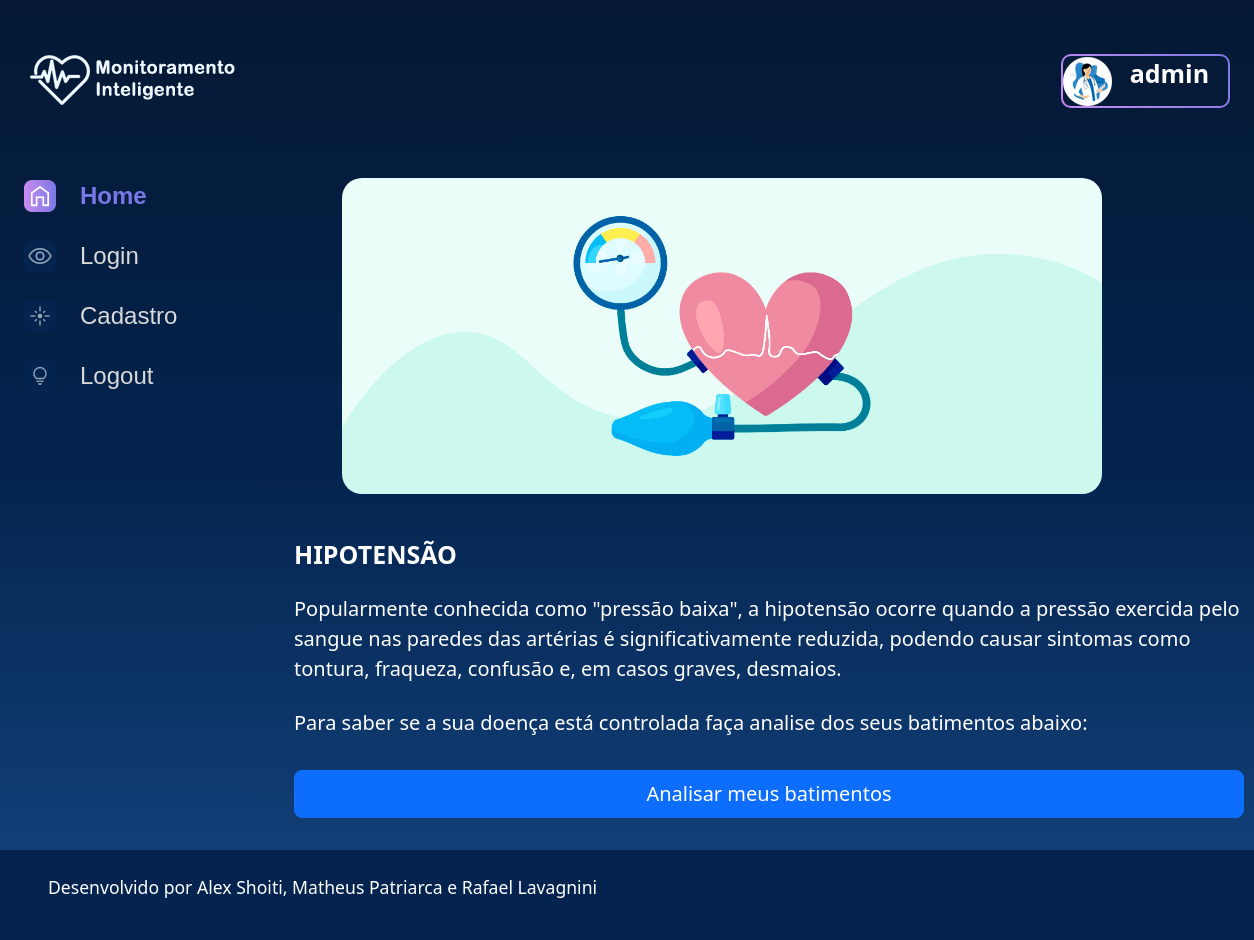
The app's page /imagem/3 (signed in) with its own data.
### monitoramento/models.py (models this page shows, shortened)
class Fotografia(models.Model):
    OPCOES_CATEGORIA = [
        ("HIPERTENSÃO","Hipertensão"),
        ("HIPOTENSÃO","Hipotensão"),
        ("BRADICARDIA","Bradicardia"),
        ("TAQUICARDIA","Taquicardia"),
    ]
    nome = models.CharField(max_length=100, null=False, blank=False)
    legenda = models.CharField(max_length=150, null=False, blank=False)
    categoria = models.CharField(max_length=100, choices=OPCOES_CATEGORIA, default='')
    descricao = models.TextField(null=False, blank=False)
    foto = models.ImageField(upload_to="fotos/", blank=True)
    publicada = models.BooleanField(default=False)
    usuario = models.ForeignKey(
        to=User,
        on_delete=models.SET_NULL,
        null=True,
        blank=False,
        related_name='user'
    )

### monitoramento/views.py (the view)
# urls.py: path('imagem/<int:foto_id>', imagem, name='imagem'),
def imagem(request, foto_id):
    if not request.user.is_authenticated:
        messages.error(request, 'Usuário não logado')
        return redirect('login')
    fotografia = get_object_or_404(Fotografia, pk=foto_id)
    perfil = Perfil.objects.filter(user=request.user).first()
    if perfil and fotografia.categoria == perfil.categoria:
        fotografia.usuario = request.user
        fotografia.save()
    return render(request, 'monitoramento/imagem.html', {"fotografia": fotografia})

### templates/monitoramento/imagem.html (shortened to what this page needs)
{% load static %}
<!DOCTYPE html>
<html lang="pt-br">
<head>
    <link rel="stylesheet" href="{% static '/styles/style.css' %}">
    <link href="https://cdn.jsdelivr.net/npm/bootstrap@5.2.2/dist/css/bootstrap.min.css" rel="stylesheet">
</head>
<body>
    <div class="pagina-inicial">
        <header class="cabecalho">
            <a href="{% url 'index' %}"><img src="{% static '/assets/logo/Logo(2).png' %}" /></a>
            <div class="cabecalho__busca">
                <div class="busca__fundo">
                    <a class="medico"><img src="{% static '/assets/imagens/monitoramento/medico6.png' %}"></a>
                    <p class="imagem__titulo">
                        <a href="{% url 'perfil_usuario' fotografia.usuario.username %}"> {{fotografia.usuario.username}} </a>
                    </p>
                </div>
            </div>
        </header>
        <main class="principal">
            <section class="menu-lateral">
                <nav class="menu-lateral__navegacao">
                    <a href="{% url 'index' %}"><img src="{% static '/assets/ícones/1x/Home - ativo.png' %}"> Home</a>
                    <a href="{% url 'login' %}"><img src="{% static '/assets/ícones/1x/Mais vistas - inativo.png' %}"> Login</a>
                    <a href="{% url 'cadastro' %}"><img src="{% static '/assets/ícones/1x/Novas - inativo.png' %}"> Cadastro</a>
                    <a href="{% url 'logout' %}"><img src="{% static '/assets/ícones/1x/Surpreenda-me - inativo.png' %}"> Logout</a>
                </nav>
            </section>
            <section class="conteudo">
                <section class="imagem">
                    <div class="imagem__conteudo">
                        {% if fotografia.foto == "" or fotografia.foto == null %}
                        <img class="imagem__imagem" src="{% static '/assets/imagens/monitoramento/not-found.png'%}">
                        {% else %}
                        <img class="imagem__imagem" src="{{fotografia.foto.url}}">
                        {% endif %}
                        <div class="imagem__info">
                            <div class="imagem__texto">
                                <p class="imagem__titulo">{{fotografia.nome}}</p>
                                <p class="imagem__texto">{{ fotografia.descricao }}</p>
                                <p class="imagem__texto">{{ fotografia.legenda }}</p>
                            </div>
                        </div>
                    </div>
                </section>
                <div class="d-grid gap-2">
                    <button id="executePredictionButton"  class="btn btn-primary btn-lg"> Analisar meus batimentos </button>
                </section>
        </main>
    </div>
    <footer class="rodape">
        <p class="rodape__texto">Desenvolvido por Alex Shoiti, Matheus Patriarca e Rafael Lavagnini</p>
    </footer>
</body>
</html>

### setup/static/styles/style.css (style rules this page uses)
html, body, div, span, applet, object, iframe, h1, h2, h3, h4, h5, h6, p, blockquote, pre, a, abbr, acronym, address, big, cite, code, del, dfn, em, img, ins, kbd, q, s, samp, small, strike, strong, sub, sup, tt, var, b, u, i, center, dl, dt, dd, ol, ul, li, fieldset, form, label, legend, table, caption, tbody, tfoot, thead, tr, th, td, article, aside, canvas, details, embed, figure, figcaption, footer, header, hgroup, menu, nav, output, ruby, section, summary, time, mark, audio, video { margin: 0; padding: 0; border: 0; font-size: 100%; font: inherit; vertical-align: baseline; }
article, aside, details, figcaption, figure, footer, header, hgroup, menu, nav, section { display: block; }
body { line-height: 1; font-family: 'Space Grotesk', sans-serif; min-height: 100vh; background: linear-gradient(#041833,#04244F,#154580); background-repeat: no-repeat; background-position: center; background-size: cover; }
.cabecalho { align-items: center; display: flex; justify-content: space-between; margin: 1.5rem 0 4rem 0; }
.cabecalho__busca { align-items: center; border-radius: 10px; background: linear-gradient(45deg, #C98CF1,#7B78E5); display: flex; height: auto; justify-content: space-between; padding: 2px; width: auto; }
.busca__fundo { align-items: center; background-color: #041A37; border-radius: 8px; display: flex; margin: 0 auto; width: 100%; }
.imagem { display: flex; justify-content: center; align-items: center; }
.imagem__conteudo { background-color: transparent; display: flex; flex-direction: column; border-radius: 20px 20px 0 0; width: 950px; }
.imagem__imagem { width: 100%; border-radius: 20px; }
.imagem__info { font-size: 1.2rem; display: flex; justify-content: space-between; align-items: center; margin-bottom: 1rem; margin-top: 1rem; }
.imagem__texto { display: flex; flex-direction: column; justify-content: space-between; color: #FFFFFF; margin-top: 0.5rem; }
.imagem__titulo { font-weight: bold; line-height: 2rem; color: #FFFFFF; }
.imagem__texto { font-size: 1rem; }
.menu-lateral { padding-right: 1.5rem; box-sizing: border-box; min-width: 270px; }
.menu-lateral__navegacao { display: flex; flex-direction: column; }
.menu-lateral__navegacao a { font-family: 'Space Grotesk', sans-serif; align-items: center; display: flex; margin-bottom: 1.5rem; text-decoration: none; color: #D9D9D9; font-size: 24px; }
.menu-lateral__navegacao a:first-child { font-weight: bold; color: #7B78E5; }
.menu-lateral__navegacao img { margin-right: 1.5rem; }
.pagina-inicial { max-width: 1440px; padding: 1.5rem; margin: 0 auto; }
.principal { display: flex; justify-content: space-between; }
.rodape { background-color: #04244F; width: 100%; padding: 1.5rem 3rem; box-sizing: border-box; display: flex; justify-content: space-between; color: #FFFFFF; }
.rodape__texto { font-size: 1.1rem; }

### templates/monitoramento/imagem.html (style rules this page uses)
.imagem__imagem { margin-left: 5%; max-width: 80%; height: 50%; margin-bottom: 20px; }
.imagem__texto { display: flex; flex-direction: column; justify-content: space-between; color: #FFFFFF; margin-top: 0.5rem; font-size: 20px; }
.imagem__titulo { font-size: 25px; font-weight: bold; line-height: 2rem; color: #FFFFFF; }
.cabecalho__busca { width: 14%; }
.medico { margin-right: 10%; }
a { text-decoration: none; color: inherit; }

### records on screen
Fotografia: usuario.username "admin", foto (picture), nome "HIPOTENSÃO", descricao "Popularmente conhecida como \"pressão baixa\", a hipotensão ocorre quando a pressão exercida pelo sangue nas paredes das artérias é significativamente reduzida, podendo causar sintomas como tontura, fraqueza, confusão e, em casos graves, desmaios.", legenda "Para saber se a sua doença está controlada faça analise dos seus batimentos abaixo:"
